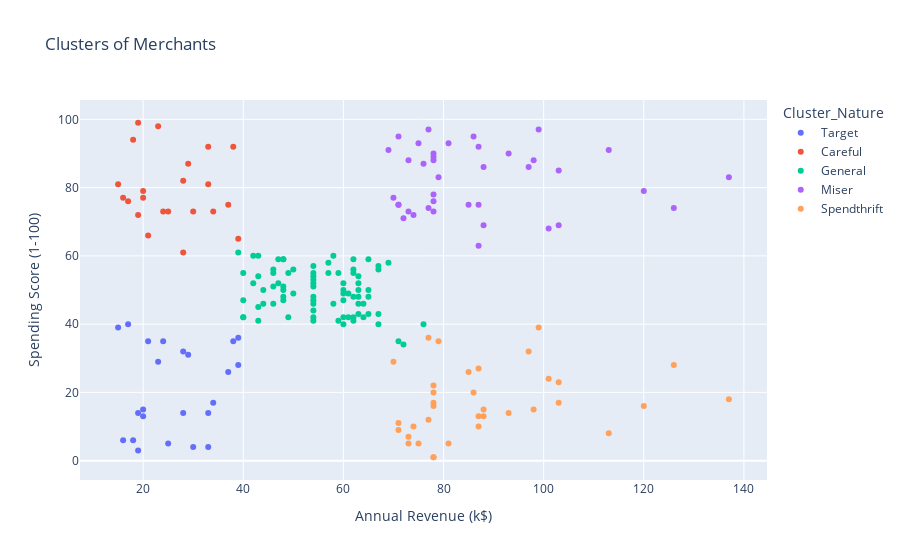

Here is the notebook cell this chart was saved with:
### Code cell
# Visualizing clusters using Plotly Express
fig = px.scatter(df, x='Annual_Revenue', y='Spending_Score', color='Cluster_Nature',
                 hover_data=['City', 'Most_Purchased_Product'], title='Clusters of Merchants')
fig.update_layout(xaxis_title='Annual Revenue (k$)', yaxis_title='Spending Score (1-100)')
fig.show()

### Figure 1 — Plotly figure (JSON) as saved in the notebook; plotly's stock layout.template omitted (floating-point values rounded to 4 significant figures; data arrays with more than 128 entries replaced by an {"elided": "..."} marker saying what was removed)
{"data": [{"customdata": [["Mtwara", "Mtindi 500ml"], ["Mtwara", "Mtindi 500ml"], ["Mtwara", "Mtindi 500ml"], ["Mtwara", "Mtindi 500ml"], ["Mtwara", "Mtindi 500ml"], ["Mtwara", "Mtindi 500ml"], ["Mtwara", "Mtindi 500ml"], ["Mtwara", "Mtindi 500ml"], ["Mtwara", "Mtindi 500ml"], ["Mtwara", "Mtindi 500ml"], ["Mtwara", "Mtindi 500ml"], ["Mtwara", "Mtindi 500ml"], ["Mtwara", "Mtindi 500ml"], ["Mtwara", "Mtindi 500ml"], ["Mtwara", "Mtindi 500ml"], ["Mtwara", "Mtindi 500ml"], ["Mtwara", "Mtindi 500ml"], ["Mtwara", "Mtindi 500ml"], ["Mtwara", "Mtindi 500ml"], ["Mtwara", "Mtindi 500ml"], ["Mtwara", "Mtindi 500ml"], ["Moshi", "Fresh Milk 1ltr"], ["Moshi", "Fresh Milk 1ltr"]], "hovertemplate": "Cluster_Nature=Target<br>Annual_Revenue=%{x}<br>Spending_Score=%{y}<br>City=%{customdata[0]}<br>Most_Purchased_Product=%{customdata[1]}<extra></extra>", "legendgroup": "Target", "marker": {"color": "#636efa", "symbol": "circle"}, "mode": "markers", "name": "Target", "orientation": "v", "showlegend": true, "type": "scatter", "x": [15, 16, 17, 18, 19, 19, 20, 20, 21, 23, 24, 25, 28, 28, 29, 30, 33, 33, 34, 37, 38, 39, 39], "xaxis": "x", "y": [39, 6, 40, 6, 3, 14, 15, 13, 35, 29, 35, 5, 14, 32, 31, 4, 4, 14, 17, 26, 35, 36, 28], "yaxis": "y"}, {"customdata": [["Zanzibar City", "Fresh Milk 250ml"], ["Zanzibar City", "Fresh Milk 250ml"], ["Zanzibar City", "Fresh Milk 250ml"], ["Zanzibar City", "Fresh Milk 250ml"], ["Zanzibar City", "Fresh Milk 250ml"], ["Zanzibar City", "Fresh Milk 250ml"], ["Zanzibar City", "Fresh Milk 250ml"], ["Zanzibar City", "Fresh Milk 250ml"], ["Zanzibar City", "Fresh Milk 250ml"], ["Zanzibar City", "Fresh Milk 250ml"], ["Zanzibar City", "Fresh Milk 250ml"], ["Zanzibar City", "Fresh Milk 250ml"], ["Zanzibar City", "Fresh Milk 250ml"], ["Zanzibar City", "Fresh Milk 250ml"], ["Zanzibar City", "Fresh Milk 250ml"], ["Zanzibar City", "Fresh Milk 250ml"], ["Zanzibar City", "Fresh Milk 250ml"], ["Zanzibar City", "Fresh Milk 250ml"], ["Zanzibar City", "Fresh Milk 250ml"], ["Zanzibar City", "Fresh Milk 250ml"], ["Zanzibar City", "Fresh Milk 250ml"], ["Moshi", "Fresh Milk 1ltr"]], "hovertemplate": "Cluster_Nature=Careful<br>Annual_Revenue=%{x}<br>Spending_Score=%{y}<br>City=%{customdata[0]}<br>Most_Purchased_Product=%{customdata[1]}<extra></extra>", "legendgroup": "Careful", "marker": {"color": "#EF553B", "symbol": "circle"}, "mode": "markers", "name": "Careful", "orientation": "v", "showlegend": true, "type": "scatter", "x": [15, 16, 17, 18, 19, 19, 20, 20, 21, 23, 24, 25, 28, 28, 29, 30, 33, 33, 34, 37, 38, 39], "xaxis": "x", "y": [81, 77, 76, 94, 72, 99, 77, 79, 66, 98, 73, 73, 82, 61, 87, 73, 92, 81, 73, 75, 92, 65], "yaxis": "y"}, {"customdata": {"elided": "81x2 str values"}, "hovertemplate": "Cluster_Nature=General<br>Annual_Revenue=%{x}<br>Spending_Score=%{y}<br>City=%{customdata[0]}<br>Most_Purchased_Product=%{customdata[1]}<extra></extra>", "legendgroup": "General", "marker": {"color": "#00cc96", "symbol": "circle"}, "mode": "markers", "name": "General", "orientation": "v", "showlegend": true, "type": "scatter", "x": [39, 40, 40, 40, 40, 42, 42, 43, 43, 43, 43, 44, 44, 46, 46, 46, 46, 47, 47, 48, 48, 48, 48, 48, 48, 49, 49, 50, 50, 54, 54, 54, 54, 54, 54, 54, 54, 54, 54, 54, 54, 57, 57, 58, 58, 59, 59, 60, 60, 60, 60, 60, 60, 61, 61, 62, 62, 62, 62, 62, 62, 63, 63, 63, 63, 63, 63, 64, 64, 65, 65, 65, 65, 67, 67, 67, 67, 69, 71, 72, 76], "xaxis": "x", "y": [61, 55, 47, 42, 42, 52, 60, 54, 60, 45, 41, 50, 46, 51, 46, 56, 55, 52, 59, 51, 59, 50, 48, 59, 47, 55, 42, 49, 56, 47, 54, 53, 48, 52, 42, 51, 55, 41, 44, 57, 46, 58, 55, 60, 46, 55, 41, 49, 40, 42, 52, 47, 50, 42, 49, 41, 48, 59, 55, 56, 42, 50, 46, 43, 48, 52, 54, 42, 46, 48, 50, 43, 59, 43, 57, 56, 40, 58, 35, 34, 40], "yaxis": "y"}, {"customdata": [["Dar es Salaam", "Mtindi 250ml"], ["Dar es Salaam", "Mtindi 250ml"], ["Dar es Salaam", "Mtindi 250ml"], ["Dar es Salaam", "Mtindi 250ml"], ["Dar es Salaam", "Mtindi 250ml"], ["Dar es Salaam", "Mtindi 250ml"], ["Dar es Salaam", "Mtindi 250ml"], ["Dar es Salaam", "Mtindi 250ml"], ["Dar es Salaam", "Mtindi 250ml"], ["Dar es Salaam", "Mtindi 250ml"], ["Dar es Salaam", "Mtindi 250ml"], ["Dar es Salaam", "Mtindi 250ml"], ["Dar es Salaam", "Mtindi 250ml"], ["Dar es Salaam", "Mtindi 250ml"], ["Dar es Salaam", "Mtindi 250ml"], ["Dar es Salaam", "Mtindi 250ml"], ["Dar es Salaam", "Mtindi 250ml"], ["Dar es Salaam", "Mtindi 250ml"], ["Dar es Salaam", "Mtindi 250ml"], ["Dar es Salaam", "Mtindi 250ml"], ["Dar es Salaam", "Mtindi 250ml"], ["Dar es Salaam", "Mtindi 250ml"], ["Dar es Salaam", "Mtindi 250ml"], ["Dar es Salaam", "Mtindi 250ml"], ["Dar es Salaam", "Mtindi 250ml"], ["Dar es Salaam", "Mtindi 250ml"], ["Dar es Salaam", "Mtindi 250ml"], ["Dar es Salaam", "Mtindi 250ml"], ["Dar es Salaam", "Mtindi 250ml"], ["Dar es Salaam", "Mtindi 250ml"], ["Dar es Salaam", "Mtindi 250ml"], ["Dar es Salaam", "Mtindi 250ml"], ["Dar es Salaam", "Mtindi 250ml"], ["Dar es Salaam", "Mtindi 250ml"], ["Dar es Salaam", "Mtindi 250ml"], ["Dar es Salaam", "Mtindi 250ml"], ["Dar es Salaam", "Mtindi 250ml"], ["Dar es Salaam", "Mtindi 250ml"], ["Dar es Salaam", "Mtindi 250ml"]], "hovertemplate": "Cluster_Nature=Miser<br>Annual_Revenue=%{x}<br>Spending_Score=%{y}<br>City=%{customdata[0]}<br>Most_Purchased_Product=%{customdata[1]}<extra></extra>", "legendgroup": "Miser", "marker": {"color": "#ab63fa", "symbol": "circle"}, "mode": "markers", "name": "Miser", "orientation": "v", "showlegend": true, "type": "scatter", "x": [69, 70, 71, 71, 71, 72, 73, 73, 74, 75, 76, 77, 77, 78, 78, 78, 78, 78, 78, 79, 81, 85, 86, 87, 87, 87, 88, 88, 93, 97, 98, 99, 101, 103, 103, 113, 120, 126, 137], "xaxis": "x", "y": [91, 77, 95, 75, 75, 71, 88, 73, 72, 93, 87, 97, 74, 90, 88, 76, 89, 78, 73, 83, 93, 75, 95, 63, 75, 92, 86, 69, 90, 86, 88, 97, 68, 85, 69, 91, 79, 74, 83], "yaxis": "y"}, {"customdata": [["Dar es Salaam", "Mtindi 250ml"], ["Dar es Salaam", "Mtindi 250ml"], ["Dar es Salaam", "Mtindi 250ml"], ["Dar es Salaam", "Mtindi 250ml"], ["Dar es Salaam", "Mtindi 250ml"], ["Dar es Salaam", "Mtindi 250ml"], ["Dar es Salaam", "Mtindi 250ml"], ["Dar es Salaam", "Mtindi 250ml"], ["Dar es Salaam", "Mtindi 250ml"], ["Dar es Salaam", "Mtindi 250ml"], ["Dar es Salaam", "Mtindi 250ml"], ["Dar es Salaam", "Mtindi 250ml"], ["Dar es Salaam", "Mtindi 250ml"], ["Dar es Salaam", "Mtindi 250ml"], ["Dar es Salaam", "Mtindi 250ml"], ["Dar es Salaam", "Mtindi 250ml"], ["Dar es Salaam", "Mtindi 250ml"], ["Dar es Salaam", "Mtindi 250ml"], ["Dar es Salaam", "Mtindi 250ml"], ["Dar es Salaam", "Mtindi 250ml"], ["Dar es Salaam", "Mtindi 250ml"], ["Dar es Salaam", "Mtindi 250ml"], ["Dar es Salaam", "Mtindi 250ml"], ["Dar es Salaam", "Mtindi 250ml"], ["Dar es Salaam", "Mtindi 250ml"], ["Dar es Salaam", "Mtindi 250ml"], ["Dar es Salaam", "Mtindi 250ml"], ["Dar es Salaam", "Mtindi 250ml"], ["Dar es Salaam", "Mtindi 250ml"], ["Dar es Salaam", "Mtindi 250ml"], ["Dar es Salaam", "Mtindi 250ml"], ["Dar es Salaam", "Mtindi 250ml"], ["Dar es Salaam", "Mtindi 250ml"], ["Dar es Salaam", "Mtindi 250ml"], ["Dar es Salaam", "Mtindi 250ml"]], "hovertemplate": "Cluster_Nature=Spendthrift<br>Annual_Revenue=%{x}<br>Spending_Score=%{y}<br>City=%{customdata[0]}<br>Most_Purchased_Product=%{customdata[1]}<extra></extra>", "legendgroup": "Spendthrift", "marker": {"color": "#FFA15A", "symbol": "circle"}, "mode": "markers", "name": "Spendthrift", "orientation": "v", "showlegend": true, "type": "scatter", "x": [70, 71, 71, 73, 73, 74, 75, 77, 77, 78, 78, 78, 78, 78, 78, 79, 81, 85, 86, 87, 87, 87, 88, 88, 93, 97, 98, 99, 101, 103, 103, 113, 120, 126, 137], "xaxis": "x", "y": [29, 11, 9, 5, 7, 10, 5, 12, 36, 22, 17, 20, 16, 1, 1, 35, 5, 26, 20, 27, 13, 10, 13, 15, 14, 32, 15, 39, 24, 17, 23, 8, 16, 28, 18], "yaxis": "y"}], "layout": {"legend": {"title": {"text": "Cluster_Nature"}, "tracegroupgap": 0}, "title": {"text": "Clusters of Merchants"}, "xaxis": {"anchor": "y", "domain": [0, 1], "title": {"text": "Annual Revenue (k$)"}}, "yaxis": {"anchor": "x", "domain": [0, 1], "title": {"text": "Spending Score (1-100)"}}}}
